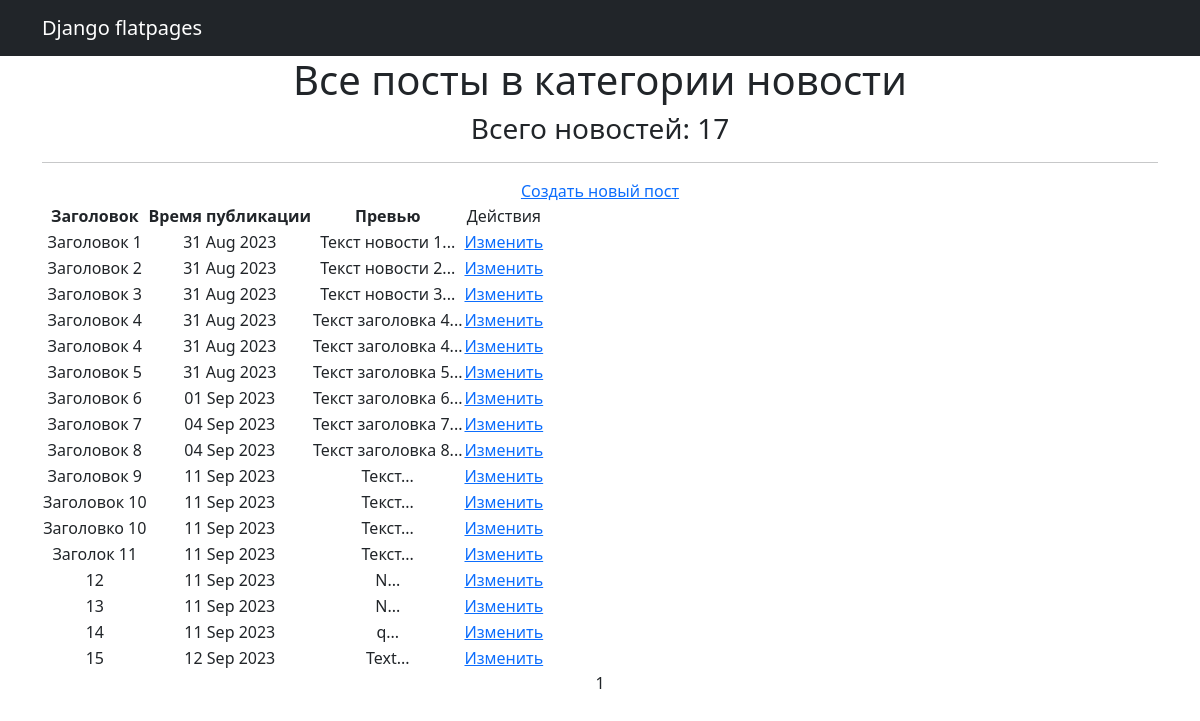
Page /posts/news/ (signed in) on the committed database.
### NewsPortal/models.py (models this page shows, shortened)
class Post(models.Model):
	article = 'AR'
	news = 'NW'
	TYPE = [
		(article, 'Статья'),
		(news, 'Новость')
	]
	type_post = models.CharField(max_length=2, choices=TYPE, default='NW')
	time_in = models.DateTimeField(auto_now_add=True)
	headline = models.CharField(max_length=128,)
	text = models.TextField()
	rating = models.IntegerField(default=0)
	to_author = models.ForeignKey(Author, on_delete=models.CASCADE)
	category = models.ForeignKey(Category, on_delete=models.CASCADE, related_name='n', default='GEN')
	def preview(self):
		return self.text[:20] + '...'

### NewsPortal/views.py (the view)
# urls.py: path('news/', NewsList.as_view(), name='news'),
class NewsList(LoginRequiredMixin, ListView):
    raise_exception = True
    model = Post
    template_name = 'news.html'
    context_object_name = 'news'
    paginate_by = 50
    def get_context_data(self, *, object_list=None, **kwargs):
        context = super().get_context_data(**kwargs)
        context['news'] = Post.objects.filter(type_post="NW")
        return context

### templates/news.html (shortened to what this page needs)
<!DOCTYPE html>
{% extends 'flatpages/default.html' %}
{% load custom_tags %}
{% block content %}
    <h1>Все посты в категории новости</h1>
    <h3>Всего новостей: {{ news|length }}</h3>
    <hr>
    {% if perms.NewsPortal.add_post %}
    <a href="{% url 'news_create' %}">Создать новый пост</a>
    {% endif %}
    {% if news %}
        <table>
            <tr>
                <th>Заголовок</th>
                <th>Время публикации</th>
                <th>Превью</th>
                {% if perms.NewsPortal.change_post %}
                <td>Действия</td>
                {% endif %}
            </tr>
            {% for n in news %}
            <tr>
                <td>{{ n.headline }}</td>
                <td>{{ n.time_in|date:'d M Y'  }}</td>
                <td>{{ n.preview }}</td>
                <td>
                    {% if perms.NewsPortal.change_post %}
                    <a href="{% url 'news_update' pk=n.id %}">Изменить</a>
                    {% endif %}
                </td>
            </tr>
            {% endfor %}
        </table>
    {% else %}
        <h2>Новостей нет! Вообще нет!</h2>
    {% endif %}
    {{ page_obj.number }}
{% endblock content%}

### rows in the picture
Post: headline "Заголовок 1", time_in "31 Aug 2023", preview "Текст новости 1..."
Post: headline "Заголовок 2", time_in "31 Aug 2023", preview "Текст новости 2..."
Post: headline "Заголовок 3", time_in "31 Aug 2023", preview "Текст новости 3..."
Post: headline "Заголовок 4", time_in "31 Aug 2023", preview "Текст заголовка 4..."
Post: headline "Заголовок 4", time_in "31 Aug 2023", preview "Текст заголовка 4..."
Post: headline "Заголовок 5", time_in "31 Aug 2023", preview "Текст заголовка 5..."
Post: headline "Заголовок 6", time_in "01 Sep 2023", preview "Текст заголовка 6..."
Post: headline "Заголовок 7", time_in "04 Sep 2023", preview "Текст заголовка 7..."
Post: headline "Заголовок 8", time_in "04 Sep 2023", preview "Текст заголовка 8..."
Post: headline "Заголовок 9", time_in "11 Sep 2023", preview "Текст..."
Post: headline "Заголовок 10", time_in "11 Sep 2023", preview "Текст..."
Post: headline "Заголовко 10", time_in "11 Sep 2023", preview "Текст..."
Post: headline "Заголок 11", time_in "11 Sep 2023", preview "Текст..."
Post: headline "12", time_in "11 Sep 2023", preview "N..."
Post: headline "13", time_in "11 Sep 2023", preview "N..."
Post: headline "14", time_in "11 Sep 2023", preview "q..."
Post: headline "15", time_in "12 Sep 2023", preview "Text..."

### other values in the picture
{{ news|length }} "17"
{{ page_obj.number }} "1"
